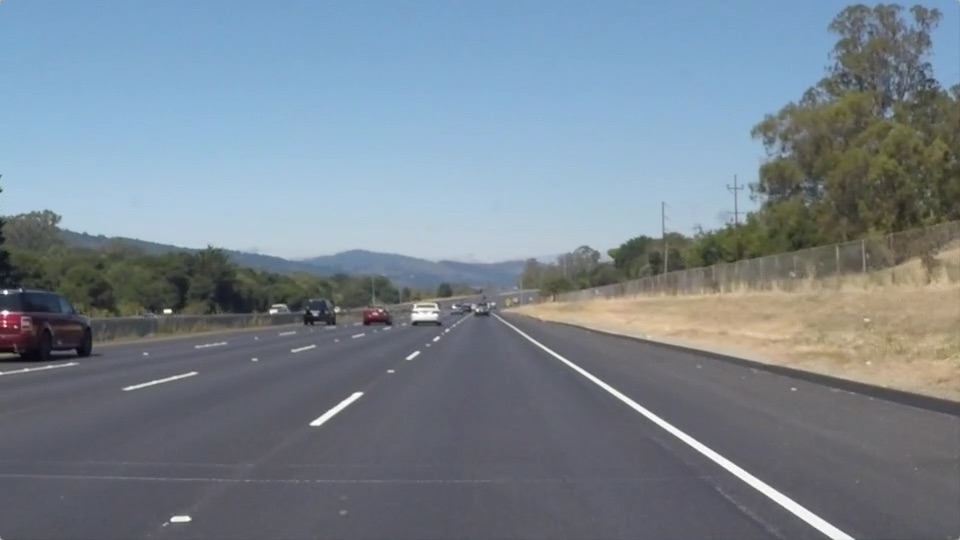
#> input picture CarND-LaneLines-P1/test_images/solidWhiteRight.jpg, 960 x 540 px
$ jupyter execute --allow-errors P1.ipynb   (shell and % lines are left out)
#> lines starting #> are read from the running program, lines starting #| are printed output that depends on the picture; after the words box and inside, x2 and y2 are one past the last pixel; in counts of white or black regions, pixels touching at a corner belong together
# **The tools you have are color selection, region of interest selection, grayscaling, Gaussian smoothing, Canny Edge Detection and Hough Tranform line detection.  You  are also free to explore and try other techniques that were not presented in the lesson.  Your goal is piece together a pipeline to detect the line segments in the image, then average/extrapolate them and draw them onto the image for display (as below).  Once you have a working pipeline, try it out on the video stream below.**

---

<figure>

 <figcaption>
 <p></p>
 <p style="text-align: center;"> Your output should look something like this (above) after detecting line segments using the helper functions below </p>
 </figcaption>
</figure>
 <p></p>
<figure>

 <figcaption>
 <p></p>
 <p style="text-align: center;"> Your goal is to connect/average/extrapolate line segments to get output like this</p>
 </figcaption>
</figure>

# Self-Driving Car Engineer Nanodegree

## Project: **Finding Lane Lines on the Road**
***
In this project, you will use the tools you learned about in the lesson to identify lane lines on the road.  You can develop your pipeline on a series of individual images, and later apply the result to a video stream (really just a series of images). Check out the video clip "raw-lines-example.mp4" (also contained in this repository) to see what the output should look like after using the helper functions below.

Once you have a result that looks roughly like "raw-lines-example.mp4", you'll need to get creative and try to average and/or extrapolate the line segments you've detected to map out the full extent of the lane lines.  You can see an example of the result you're going for in the video "P1_example.mp4".  Ultimately, you would like to draw just one line for the left side of the lane, and one for the right.

In addition to implementing code, there is a brief writeup to complete. The writeup should be completed in a separate file, which can be either a markdown file or a pdf document. There is a [write up template](https://github.com/udacity/CarND-LaneLines-P1/blob/master/writeup_template.md) that can be used to guide the writing process. Completing both the code in the Ipython notebook and the writeup template will cover all of the [rubric points](https://review.udacity.com/#!/rubrics/322/view) for this project.

---
Let's have a look at our first image called 'test_images/solidWhiteRight.jpg'.  Run the 2 cells below (hit Shift-Enter or the "play" button above) to display the image.

**Note: If, at any point, you encounter frozen display windows or other confounding issues, you can always start again with a clean slate by going to the "Kernel" menu above and selecting "Restart & Clear Output".**

---

**Run the cell below to import some packages.  If you get an `import error` for a package you've already installed, try changing your kernel (select the Kernel menu above --> Change Kernel).  Still have problems?  Try relaunching Jupyter Notebook from the terminal prompt.  Also, see [this forum post](https://carnd-forums.udacity.com/cq/viewquestion.action?spaceKey=CAR&id=29496372&questionTitle=finding-lanes---import-cv2-fails-even-though-python-in-the-terminal-window-has-no-problem-with-import-cv2) for more troubleshooting tips.**

## Import Packages

[cell 1]
#importing some useful packages
import matplotlib.pyplot as plt
import matplotlib.image as mpimg
import numpy as np
import cv2
import math
from sklearn import linear_model

## Read in an Image

[cell 2]
#reading in an image
image = mpimg.imread('test_images/solidWhiteRight.jpg')
#> image is the input picture: shape (540, 960, 3); mean R, G, B 120.3, 132.6, 143.7

#printing out some stats and plotting
print('This image is:', type(image), 'with dimesions:', image.shape)
#| This image is: <class 'numpy.ndarray'> with dimesions: (540, 960, 3)
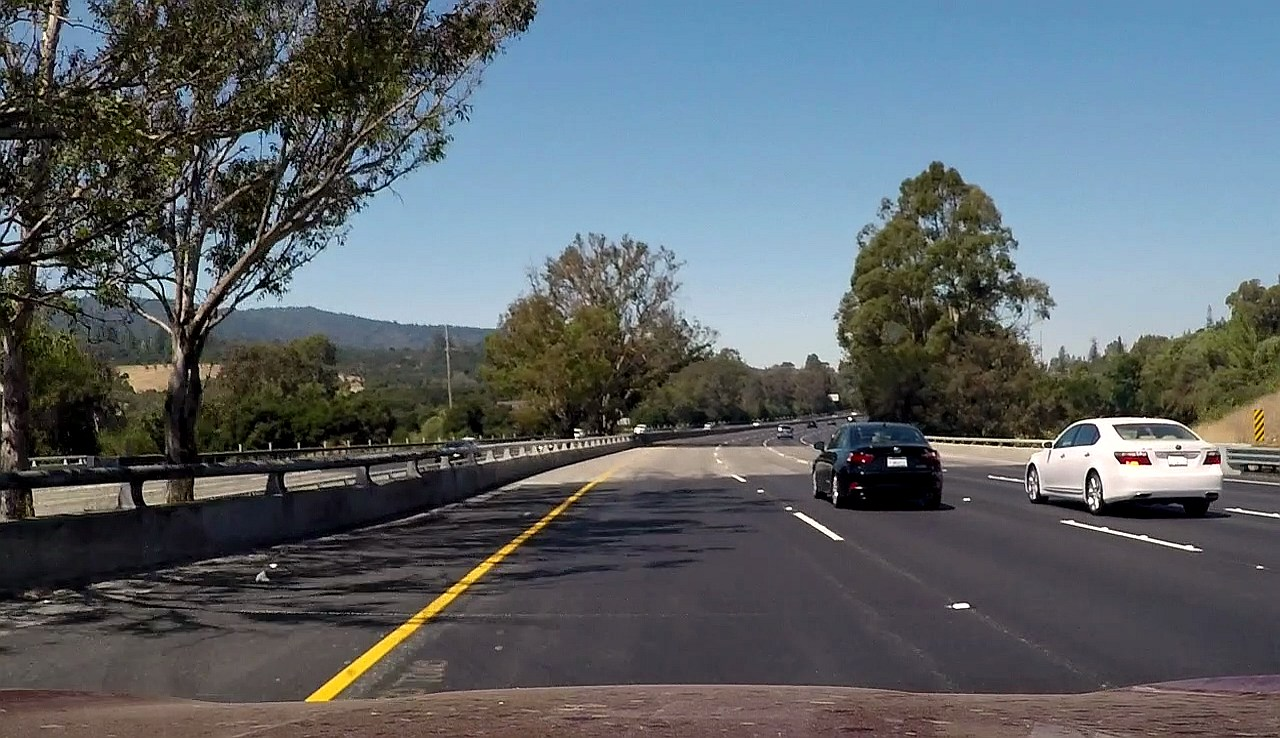
#> input picture CarND-LaneLines-P1/test_images/_vlcsnap-2017-02-21-17h08m27s959.jpg, 1280 x 738 px
#> further down, image is the input picture: shape (738, 1280, 3); mean R, G, B 92.5, 99.8, 104.7
plt.imshow(image)  # if you wanted to show a single color channel image called 'gray', for example, call as plt.imshow(gray, cmap='gray')

## Ideas for Lane Detection Pipeline

**Some OpenCV functions (beyond those introduced in the lesson) that might be useful for this project are:**

`cv2.inRange()` for color selection
`cv2.fillPoly()` for regions selection
`cv2.line()` to draw lines on an image given endpoints
`cv2.addWeighted()` to coadd / overlay two images
`cv2.cvtColor()` to grayscale or change color
`cv2.imwrite()` to output images to file
`cv2.bitwise_and()` to apply a mask to an image

**Check out the OpenCV documentation to learn about these and discover even more awesome functionality!**

## Helper Functions

Below are some helper functions to help get you started. They should look familiar from the lesson!

[cell 3]
def grayscale(img):
    """Applies the Grayscale transform
    This will return an image with only one color channel
    but NOTE: to see the returned image as grayscale
    (assuming your grayscaled image is called 'gray')
    you should call plt.imshow(gray, cmap='gray')"""
    # Extract only blue channel
    b,g,r = cv2.split(img)
    image_gs = cv2.cvtColor(b,cv2.COLOR_GRAY2RGB)
    return image_gs
    # Or use BGR2GRAY if you read an image with cv2.imread()
#     return cv2.cvtColor(img, cv2.COLOR_BGR2GRAY)

def canny(img, low_threshold, high_threshold):
    """Applies the Canny transform"""
#> called with low_threshold = 50, high_threshold = 150
    return cv2.Canny(img, low_threshold, high_threshold)
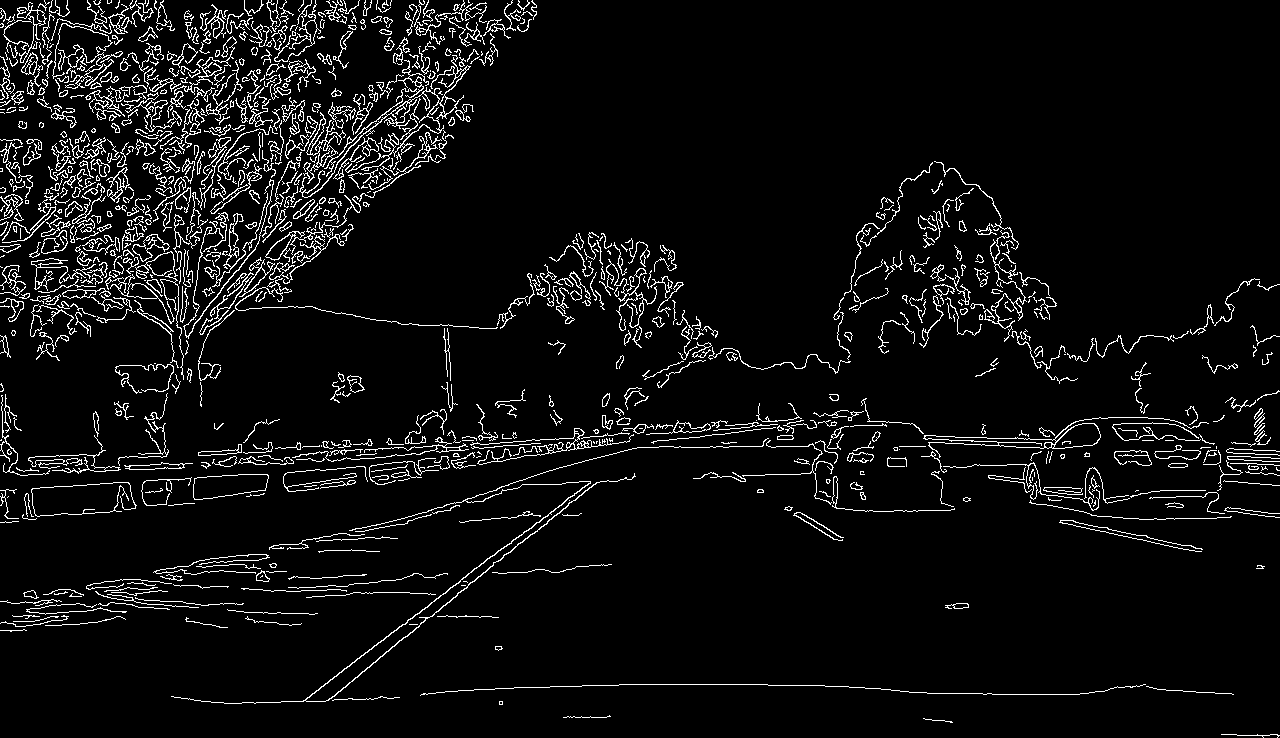
#> returned value: shape (738, 1280); 5.8% white in thin lines or dots

def gaussian_blur(img, kernel_size):
    """Applies a Gaussian Noise kernel"""
    return cv2.GaussianBlur(img, (kernel_size, kernel_size), 0)

# [29 lines left out: functions region_of_interest, road_brightness, not called in this run]


def draw_lines(img, lines, color=[255, 0, 0], thickness=2):
    """
    NOTE: this is the function you might want to use as a starting point once you want to
    average/extrapolate the line segments you detect to map out the full
    extent of the lane (going from the result shown in raw-lines-example.mp4
    to that shown in P1_example.mp4).

    Think about things like separating line segments by their
    slope ((y2-y1)/(x2-x1)) to decide which segments are part of the left
    line vs. the right line.  Then, you can average the position of each of
    the lines and extrapolate to the top and bottom of the lane.

    This function draws `lines` with `color` and `thickness`.
    Lines are drawn on the image inplace (mutates the image).
    If you want to make the lines semi-transparent, think about combining
    this function with the weighted_img() function below
    """
    for line in lines:
        for x1,y1,x2,y2 in line:
            cv2.line(img, (x1, y1), (x2, y2), color, thickness)

# Python 3 has support for cool math symbols.

def weighted_img(img, initial_img, α=0.8, β=1., λ=0.):
    """
    `img` is the output of the hough_lines(), An image with lines drawn on it.
    Should be a blank image (all black) with lines drawn on it.

    `initial_img` should be the image before any processing.

    The result image is computed as follows:

    initial_img * α + img * β + λ
    NOTE: initial_img and img must be the same shape!
    """
    return cv2.addWeighted(initial_img, α, img, β, λ)

## Build a Lane Finding Pipeline

Build the pipeline and run your solution on all test_images. Make copies into the test_images directory, and you can use the images in your writeup report.

Try tuning the various parameters, especially the low and high Canny thresholds as well as the Hough lines parameters.

[cell 4]
# TODO: Build your pipeline that will draw lane lines on the test_images
# then save them to the test_images directory.


def process_image(image):

    # NOTE: The output you return should be a color image (3 channel) for processing video below
    # TODO: put your pipeline here,
    # you should return the final output (image where lines are drawn on lanes)

    # Apply grayscale
    image_gs = grayscale(image)

    # Apply Gaussian Noise kernel
    kernel_size = 7
    image_blur = gaussian_blur(image_gs, kernel_size)

    # Apply Canny transform
    low_threshold = 50
    high_threshold = 150
    image_canny = canny(image_blur, low_threshold, high_threshold)

    # Mask
    image_mask = np.zeros_like(image_canny)
    ignore_mask_color = 255
    imshape = image.shape
    vertices = np.array([[(imshape[1]*0.12,imshape[0]*0.98),(imshape[1]*0.40, imshape[0]*0.63), (imshape[1]*0.60, imshape[0]*0.63), (imshape[1]*0.95,imshape[0]*0.98)]], dtype=np.int32);
    # vertices = mask_vertices

    cv2.fillPoly(image_mask, vertices, ignore_mask_color)
#> image_mask: shape (738, 1280); 18.2% white; 1 white region, box (x1, y1, x2, y2) and area: (153, 464, 1217, 724) 171878
    image_masked = cv2.bitwise_and(image_canny, image_mask)
#> image_masked: shape (738, 1280); 0.36% white in thin lines or dots, all inside (x1, y1, x2, y2) = (187, 464, 1159, 723)

    # Hough Transform
    rho = 1
    theta = np.pi/180
    threshold = 30
    min_line_len = 30
    max_line_gap = 40

    # image_hough = hough_lines(image_masked, rho, theta, threshold, min_line_len, max_line_gap)
    img = image_masked #temp
    lines = cv2.HoughLinesP(img, rho, theta, threshold, np.array([]), minLineLength=min_line_len, maxLineGap=max_line_gap)
#> lines = 33 rows, first 6: [325, 701, 596, 482], [909, 692, 1041, 694], [300, 701, 590, 483], [712, 684, 848, 686], [231, 703, 331, 698], [458, 690, 641, 684]


    # NOTE: format of lines:
    # array([[X1, Y1, X2, Y2]],
    #       [[X1, Y1, X2, Y2]], dtype=np.int32)

    # Calculate slope of each hough line
    # NOTE: No. of found hough lines = length of variable lines
    # Slicing the X1,Y1,X2,Y2 coordinates from lines for ele.wise calc
    X1 = lines[:,:,0]
#> X1 = 33 values, max 1076 at index 22, min 213 at index 15, mean 491.9
    Y1 = -lines[:,:,1];
#> Y1 = 33 values, max -472 at index 13, min -717 at index 27, mean -614.2
    X2 = lines[:,:,2];
#> X2 = 33 values, max 1145 at index 22, min 331 at index 4, mean 610.5
    Y2 = -lines[:,:,3];
#> Y2 = 33 values, max -465 at index 10, min -717 at index 27, mean -584.8
    # calculate slope
    m = np.rad2deg((Y2-Y1)/(X2-X1))
#> m = 33 values, max 46.57 at index 31, min -35.58 at index 8, mean 9.73
    l = ((Y2-Y1)**2+(X2-X1)**2)**0.5
#> l = 33 values, max 362.8 at index 2, min 31.02 at index 7, mean 130

    # NOTE: points shall be separted to left and right lane
    # determined by the valeu of the slope

    # NOTE: Remove hough line results with extreme slopes
    # left_lane (+ve slope), right_lane (-ve slope)
    slope_threshold = 25; # ignore hough lines which are +/- this value
    left_lane = lines[m > slope_threshold]
#> left_lane = [[325, 701, 596, 482], [300, 701, 590, 483], [303, 701, 336, 676], [312, 693, 363, 655], [396, 630, 516, 537], [326, 700, 589, 487], [398, 641, 569, 502]]
    right_lane = lines[m < -slope_threshold]
#> right_lane = [[740, 480, 835, 539], [733, 472, 842, 537]]

    # rearrange left_lane and right_lane matrices
    left_lane_X = np.hstack((left_lane[:,0],left_lane[:,2]))
#> left_lane_X = [325, 300, 303, 312, 396, 326, 398, 596, 590, 336, 363, 516, 589, 569]
    left_lane_Y = np.hstack((left_lane[:,1],left_lane[:,3]))
#> left_lane_Y = [701, 701, 701, 693, 630, 700, 641, 482, 483, 676, 655, 537, 487, 502]
    right_lane_X = np.hstack((right_lane[:,0],right_lane[:,2]))
#> right_lane_X = [740, 733, 835, 842]
    right_lane_Y = np.hstack((right_lane[:,1],right_lane[:,3]))
#> right_lane_Y = [480, 472, 539, 537]


    line_img = np.zeros((img.shape[0], img.shape[1], 3), dtype=np.uint8)
    draw_lines(line_img, lines, [255,0,0], 5)
#> the loop in draw_lines, `for line in lines:` made 33 passes
#> after the loop in draw_lines, `for line in lines:`:
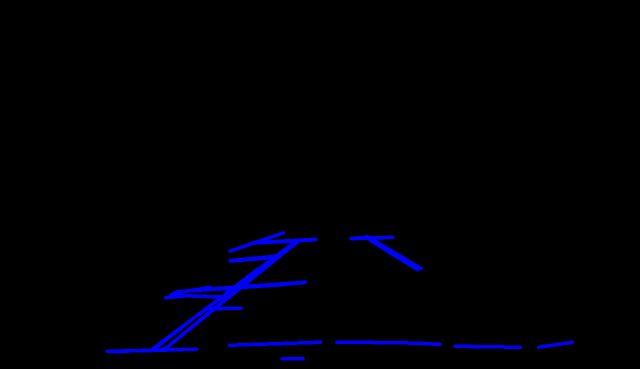
#> img: shape (738, 1280, 3) (shown at 1/2 size); mean of channels 0, 1, 2 5, 0, 0; drawn as B, G, R
    image_hough = line_img # return


    # NOTE: linear fit lanes
    # Because ultimately we want to plot the x position of the lane by inputing y location. So we can draw the lines between certain vertical locations within the frame.
    # Therefore we have to invert the regression model by setting y-coordinates as input and x-coordinates as output
    # apply .reshape(-1, 1) to funtion input to allow model fit


    # Error Handling: if no lines were found, make them zeros
    if left_lane_X.size == 0:
        left_lane_X_fit = np.array([0,0])
        left_lane_Y_fit = np.array([0,0])
        print('\nLeft Lane Not Found')
    else:
        # Hough line length for line fitting weight
        left_length = np.hstack((l[m>slope_threshold],l[m>slope_threshold]))
#> left_length = [348.4, 362.8, 41.4, 63.6, 151.8, 338.4, 220.4, 348.4, 362.8, 41.4, 63.6, 151.8, 338.4, 220.4]
        left_lane_reg = linear_model.RANSACRegressor()
        left_lane_reg.fit(left_lane_Y.reshape(-1, 1), left_lane_X, left_length)
        # Feed test points back to linear regression models
        # aka find the X intercept
        left_lane_Y_fit = np.array([imshape[0]*0.63,imshape[0]])
        left_lane_X_fit = left_lane_reg.predict(left_lane_Y_fit.reshape(2,1))

    if right_lane_X.size == 0:
        right_lane_X_fit = np.array([0,0])
        right_lane_Y_fit = np.array([0,0])
        print('\nRight Lane Not Found')
    else:
        # Hough line length for line fitting weight
        right_length = np.hstack((l[m<-slope_threshold],l[m<-slope_threshold]))
#> right_length = [111.8, 126.9, 111.8, 126.9]
        right_lane_reg = linear_model.RANSACRegressor()
        right_lane_reg.fit(right_lane_Y.reshape(-1, 1), right_lane_X, right_length)
        # Feed test points back to linear regression models
        # aka find the X intercept
        right_lane_Y_fit = np.array([imshape[0]*0.63,imshape[0]])
        right_lane_X_fit = right_lane_reg.predict(right_lane_Y_fit.reshape(2,1))

    # Draw lines
    fit_lines = np.array([[[left_lane_X_fit[0],left_lane_Y_fit[0],left_lane_X_fit[1],left_lane_Y_fit[1]],[right_lane_X_fit[0],right_lane_Y_fit[0],right_lane_X_fit[1],right_lane_Y_fit[1]]]], dtype=np.int32)
    draw_lines(image_hough, fit_lines, [0,255,0], 2)
#> call 2 of draw_lines, with lines = array of shape (1, 2, 4), thickness = 2
#> after the loop in draw_lines (call 2), `for line in lines:`:
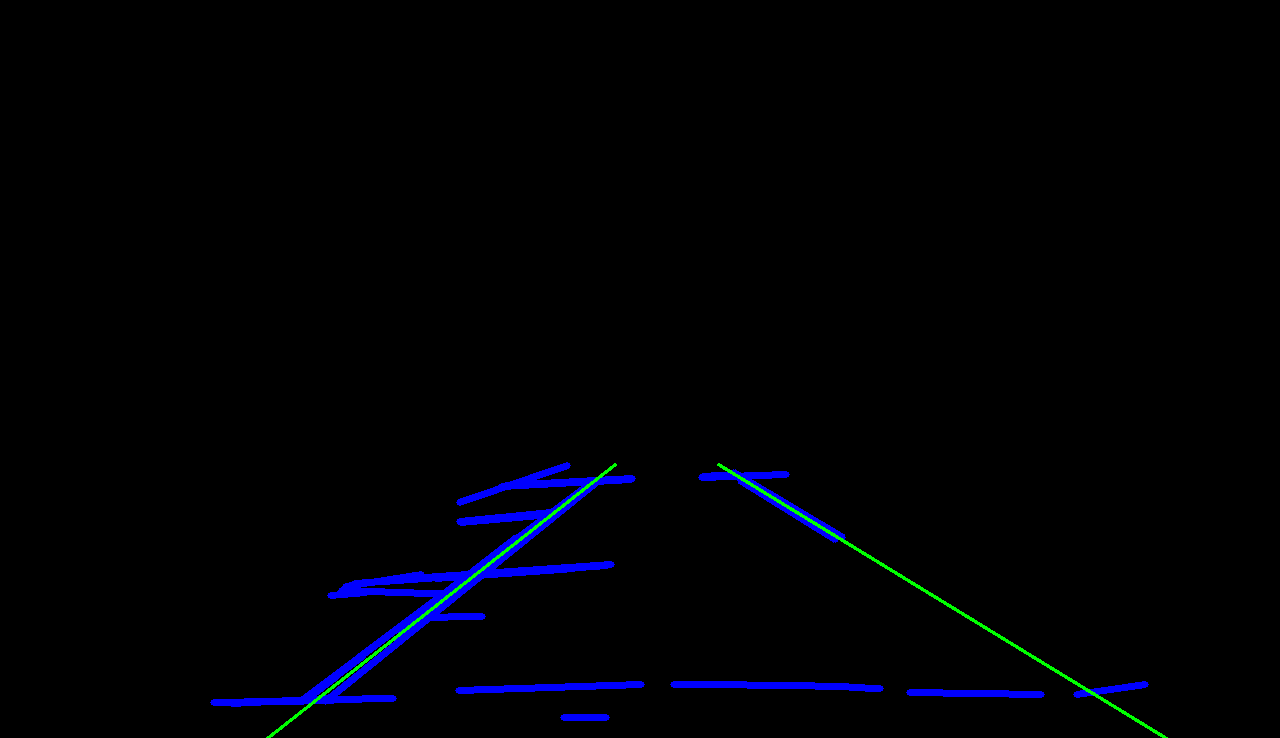
#> img: shape (738, 1280, 3); 0.34% of pixels changed, all inside (x1, y1, x2, y2) = (266, 463, 1168, 738); drawn as B, G, R

    # Results with fit lanes only
    image_fitline = np.zeros((img.shape[0], img.shape[1], 3), dtype=np.uint8)
    draw_lines(image_fitline, fit_lines, [255,0,0], 10)
    result = weighted_img(image_fitline, image,1,1,0)
#> in weighted_img, `return cv2.addWeighted(initial_img, α, img, β, λ)`:
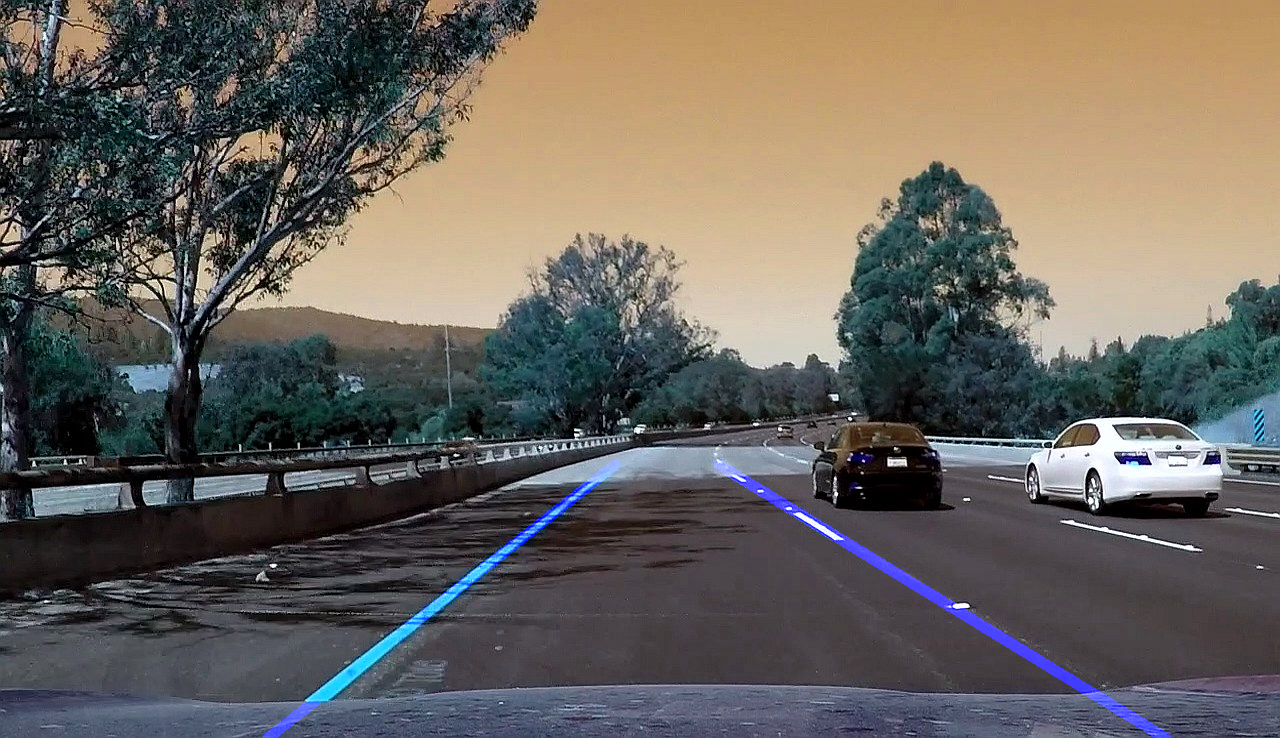
#> returned value: shape (738, 1280, 3); mean of channels 0, 1, 2 93.9, 99.8, 104.7; drawn as B, G, R

    return result

## Test Images

Build your pipeline to work on the images in the directory "test_images"
**You should make sure your pipeline works well on these images before you try the videos.**

[cell 5]
import os
im_dir = "test_images/"
im_list = os.listdir(im_dir)
print(im_list)
for im_name in im_list: # for loop
    image = mpimg.imread(im_dir+im_name) # read image from (im_dir + im_name)
    result = process_image(image)
    plt.figure()
    plt.imshow(result)
